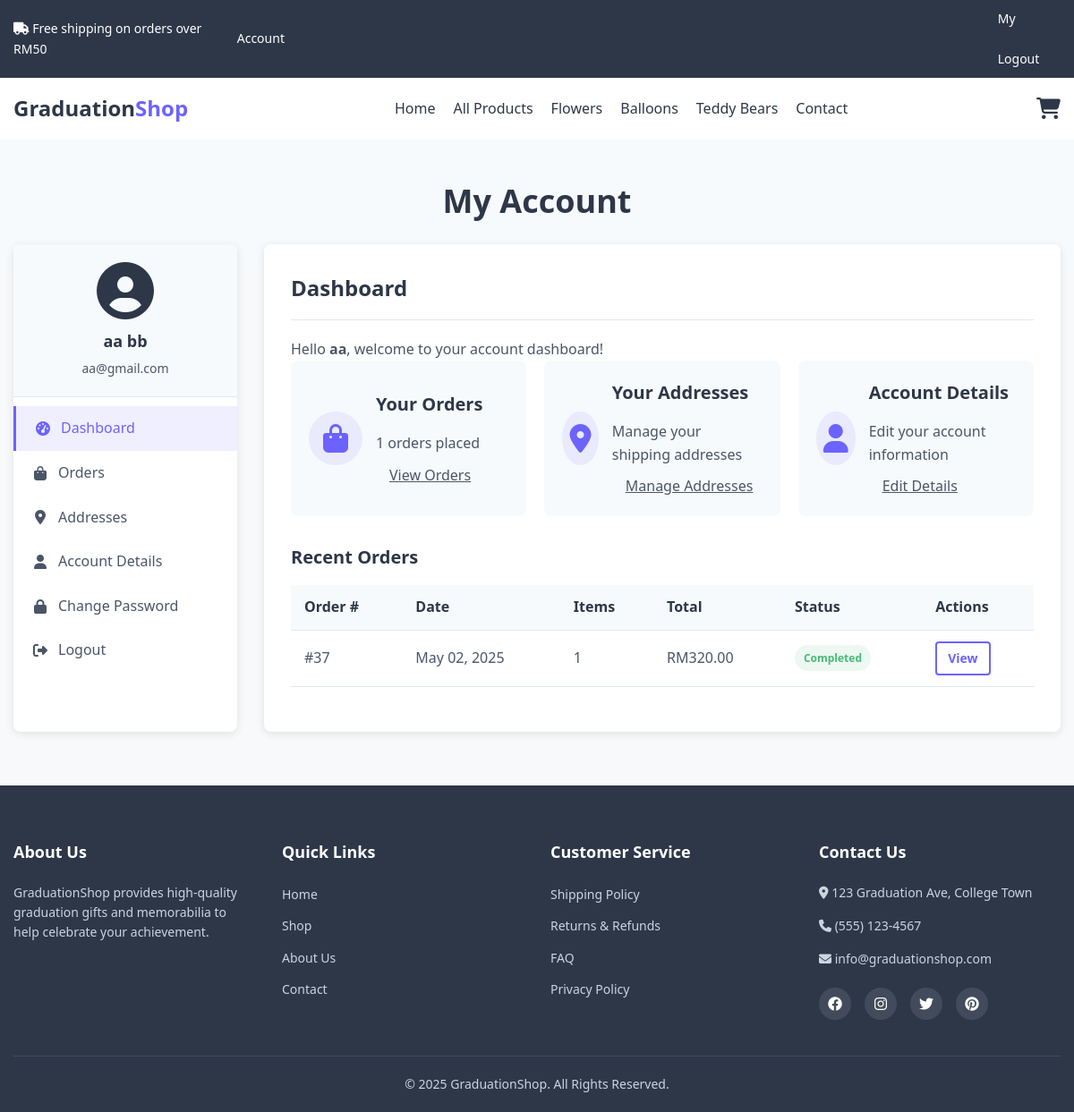
Screenshot of /Flower2/myAccount.php (signed in) with the database file from the repository.
### tables this page shows
CREATE TABLE `users` (
  `id` int(5) NOT NULL,
  `first_name` varchar(200) DEFAULT NULL,
  `last_name` varchar(200) DEFAULT NULL,
  `usergmail` varchar(100) DEFAULT NULL,
  `password` varchar(255) NOT NULL,
  `address` varchar(255) DEFAULT NULL,
  `city` varchar(100) DEFAULT NULL,
  `state` varchar(100) DEFAULT NULL,
  `zip` varchar(20) DEFAULT NULL,
  `country` varchar(100) DEFAULT NULL,
  `phone` varchar(20) DEFAULT NULL
);

CREATE TABLE `order` (
  `order_id` int(11) NOT NULL,
  `user_id` int(11) DEFAULT NULL,
  `amount` decimal(10,2) NOT NULL,
  `shipping_address` text DEFAULT NULL,
  `order_status` enum('pending','processing','shipped','delivered','cancelled') NOT NULL DEFAULT 'pending',
  `updated_at` timestamp NOT NULL DEFAULT current_timestamp() ON UPDATE current_timestamp()
);

### Flower2/myAccount.php (the view, shortened to what this page needs)
    <?php
    include("includes/header.php");
    include("includes/db_connect.php");
    $user = null;
    $user_id = null;
    if (isset($_SESSION['first_name'])) {
        $first_name = $_SESSION['first_name'];
        $query = "SELECT * FROM users WHERE first_name = ?";
        if ($stmt = $conn->prepare($query)) {
            $stmt->bind_param("s", $first_name);
            $stmt->execute();
            $result = $stmt->get_result();
            if ($result->num_rows > 0) {
                $user = $result->fetch_assoc();
                $user_id = $user['id'];
            } else {
                echo "No account found with the name: $first_name. Please log in.";
                header("Location: login.php");
                exit();
            }
        } else {
            echo "Error preparing the query: " . $conn->error;
        }
    } else {
        echo "Please log in to view your account.";
        header("Location: login.php");
        exit();
    }
    $orders_result = false;
    if ($user_id) {
        $orders_sql = "SELECT o.*, COUNT(oi.order_item_id) as item_count
              FROM `order` o
              LEFT JOIN order_item oi ON o.order_id = oi.order_id
              WHERE o.user_id = $user_id
              GROUP BY o.order_id
              ORDER BY o.updated_at DESC";
        $orders_result = $conn->query($orders_sql);
    }
    $view = isset($_GET['view']) ? $_GET['view'] : 'dashboard';
    ?>
    <link rel="stylesheet" href="css/account.css">
    <div class="page-header">
        <div class="container">
            <h1>My Account</h1>
        </div>
    </div>
    <div class="account-section">
        <div class="container" style="margin-top: -110px;">
            <div class="account-layout">
                <div class="account-sidebar">
                    <div class="user-info">
                        <div class="user-avatar">
                            <i class="fas fa-user-circle fa-4x"></i>
                        </div>
                        <div class="user-details">
                            <h3><?php echo $user['first_name'] . ' ' . ($user['last_name'] ?? ''); ?></h3>
                            <p><?php echo $user['usergmail'] ?? ''; ?></p>
                        </div>
                    </div>
                    <nav class="account-nav">
                        <ul>
                            <li class="<?php echo ($view == 'dashboard') ? 'active' : ''; ?>">
                                <a href="myAccount.php?view=dashboard"><i class="fas fa-tachometer-alt"></i> Dashboard</a>
                            </li>
                            <li class="<?php echo ($view == 'orders') ? 'active' : ''; ?>">
                                <a href="myAccount.php?view=orders"><i class="fas fa-shopping-bag"></i> Orders</a>
                            </li>
                            <li class="<?php echo ($view == 'addresses') ? 'active' : ''; ?>">
                                <a href="myAccount.php?view=addresses"><i class="fas fa-map-marker-alt"></i> Addresses</a>
                            </li>
                            <li class="<?php echo ($view == 'account') ? 'active' : ''; ?>">
                                <a href="myAccount.php?view=account"><i class="fas fa-user"></i> Account Details</a>
                            </li>
                            <li class="<?php echo ($view == 'password') ? 'active' : ''; ?>">
                                <a href="myAccount.php?view=password"><i class="fas fa-lock"></i> Change Password</a>
                            </li>
                            <li>
                                <a href="logout.php"><i class="fas fa-sign-out-alt"></i> Logout</a>
                            </li>
                        </ul>
                    </nav>
                </div>
                <div class="account-content">
                    <?php if($view == 'dashboard'): ?>
                        <div class="dashboard-section">
                            <h2>Dashboard</h2>
                            <p>Hello <strong><?php echo $user['first_name']; ?></strong>, welcome to your account dashboard!</p>
                            <div class="dashboard-cards">
                                <div class="dashboard-card">
                                    <div class="card-icon">
                                        <i class="fas fa-shopping-bag fa-2x"></i>
                                    </div>
                                    <div class="card-content">
                                        <h3>Your Orders</h3>
                                        <p><?php echo $orders_result ? $orders_result->num_rows : 0; ?> orders placed</p>
                                        <a href="myAccount.php?view=orders" class="btn-link">View Orders</a>
                                    </div>
                                </div>
                                <div class="dashboard-card">
                                    <div class="card-icon">
                                        <i class="fas fa-map-marker-alt fa-2x"></i>
                                    </div>
                                    <div class="card-content">
                                        <h3>Your Addresses</h3>
                                        <p>Manage your shipping addresses</p>
                                        <a href="myAccount.php?view=addresses" class="btn-link">Manage Addresses</a>
                                    </div>
                                </div>
                                <div class="dashboard-card">
                                    <div class="card-icon">
                                        <i class="fas fa-user fa-2x"></i>
                                    </div>
                                    <div class="card-content">
                                        <h3>Account Details</h3>
                                        <p>Edit your account information</p>
                                        <a href="myAccount.php?view=account" class="btn-link">Edit Details</a>
                                    </div>
                                </div>
                            </div>
                            <div class="recent-orders">
                                <h3>Recent Orders</h3>
                                <?php if($orders_result && $orders_result->num_rows > 0): ?>
                                    <div class="order-table">
                                        <table>
                                            <thead>
                                                <tr>
                                                    <th>Order #</th>
                                                    <th>Date</th>
                                                    <th>Items</th>
                                                    <th>Total</th>
                                                    <th>Status</th>
                                                    <th>Actions</th>
                                                </tr>
                                            </thead>
                                            <tbody>
                                                <?php
                                                while($order = $orders_result->fetch_assoc()):
                                                ?>
                                                    <tr>
                                                        <td>#<?php echo $order['order_id']; ?></td>
                                                        <td><?php echo date('M d, Y', strtotime($order['updated_at'])); ?></td>
                                                        <td><?php echo $order['item_count']; ?></td>
                                                        <td>RM<?php echo number_format($order['amount'], 2); ?></td>
                                                        <td><span class="order-status completed">Completed</span></td>
                                                        <td>
                                                            <a href="order_details.php?id=<?php echo $order['order_id']; ?>" class="btn-secondary btn-small">View</a>
                                                        </td>
                                                    </tr>
                                                <?php endwhile; ?>
                                            </tbody>
                                        </table>
                                    </div>
                                <?php endif; ?>
                            </div>
                        </div>
<?php endif; ?>
                </div>
            </div>
        </div>
    </div>
    <?php
    include("includes/footer.php");
    ?>

### Flower2/css/styles.css (style rules this page uses)
:root { --primary-color: #6C63FF; --secondary-color: #FF6584; --dark-color: #2D3748; --light-color: #F7FAFC; --success-color: #48BB78; --error-color: #F56565; --text-color: #4A5568; --border-color: #E2E8F0; --grad-gold: #D4AF37; --grad-silver: #C0C0C0; }
* { margin: 0; padding: 0; box-sizing: border-box; }
body { font-family: 'Segoe UI', Tahoma, Geneva, Verdana, sans-serif; line-height: 1.6; color: var(--text-color); background-color: #F8F9FA; }
.container { width: 100%; max-width: 1200px; margin: 0 auto; padding: 0 15px; }
a { text-decoration: none; color: var(--primary-color); transition: color 0.3s; }
ul { list-style: none; }
.btn-primary, .btn-secondary { display: inline-block; padding: 12px 24px; border-radius: 4px; font-weight: 600; text-align: center; transition: all 0.3s; border: none; font-size: 16px; }
.btn-secondary { background-color: white; color: var(--primary-color); border: 2px solid var(--primary-color); }
.btn-link { color: var(--text-color); text-decoration: underline; margin-left: 15px; }
.page-header { padding: 40px 0; background-color: var(--light-color); text-align: center; margin-bottom: 40px; }
.page-header h1 { font-size: 36px; color: var(--dark-color); margin-bottom: 10px; }

### Flower2/css/account.css (style rules this page uses)
.account-section { padding: 40px 0 60px; }
.account-layout { display: grid; grid-template-columns: 250px 1fr; gap: 30px; }
.account-sidebar { background-color: white; border-radius: 8px; box-shadow: 0 2px 10px rgba(0,0,0,0.1); overflow: hidden; }
.user-info { background-color: var(--light-color); padding: 20px; text-align: center; border-bottom: 1px solid var(--border-color); }
.user-avatar { margin-bottom: 10px; color: var(--dark-color); }
.user-details h3 { margin-bottom: 5px; font-size: 18px; color: var(--dark-color); }
.user-details p { color: var(--text-color); font-size: 14px; }
.account-nav ul { padding: 10px 0; }
.account-nav li { padding: 0; margin: 0; }
.account-nav li a { display: flex; align-items: center; padding: 12px 20px; color: var(--text-color); font-weight: 500; transition: all 0.3s; }
.account-nav li a i { margin-right: 10px; width: 20px; text-align: center; }
.account-nav li.active a { background-color: rgba(108, 99, 255, 0.1); color: var(--primary-color); border-left: 3px solid var(--primary-color); }
.account-content { background-color: white; border-radius: 8px; box-shadow: 0 2px 10px rgba(0,0,0,0.1); padding: 30px; }
.account-content h2 { margin-bottom: 20px; color: var(--dark-color); padding-bottom: 15px; border-bottom: 1px solid var(--border-color); }
.dashboard-cards { display: grid; grid-template-columns: repeat(auto-fit, minmax(250px, 1fr)); gap: 20px; margin-bottom: 30px; }
.dashboard-card { display: flex; align-items: center; padding: 20px; background-color: var(--light-color); border-radius: 8px; transition: transform 0.3s; }
.card-icon { background-color: rgba(108, 99, 255, 0.1); color: var(--primary-color); width: 60px; height: 60px; border-radius: 50%; display: flex; align-items: center; justify-content: center; margin-right: 15px; }
.card-content h3 { font-size: 18px; margin-bottom: 5px; color: var(--dark-color); }
.card-content p { color: var(--text-color); margin-bottom: 10px; }
.order-table { margin-bottom: 20px; overflow-x: auto; }
.order-table table { width: 100%; border-collapse: collapse; }
.order-table th, .order-table td { padding: 12px 15px; text-align: left; border-bottom: 1px solid var(--border-color); }
.order-table th { background-color: var(--light-color); font-weight: 600; color: var(--dark-color); }
.order-status { display: inline-block; padding: 5px 10px; border-radius: 20px; font-size: 12px; font-weight: 600; }
.order-status.completed { background-color: rgba(72, 187, 120, 0.1); color: var(--success-color); }
.btn-small { padding: 6px 12px; font-size: 14px; }
.recent-orders { margin-top: 30px; }
.recent-orders h3, .account-content h3 { font-size: 20px; margin-bottom: 15px; color: var(--dark-color); }

### rows the page displays
users: first_name "aa", last_name "bb", usergmail "aa@gmail.com"
order: order_id "37", updated_at "May 02, 2025", item_count "1", amount "320.00"

### other values shown
$orders_result->num_rows "1"
